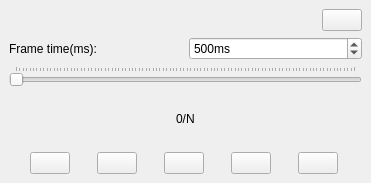
<?xml version="1.0" encoding="UTF-8"?>
<ui version="4.0">
 <class>AnimateWidget</class>
 <widget class="QDockWidget" name="AnimateWidget">
  <property name="geometry">
   <rect>
    <x>0</x>
    <y>0</y>
    <width>371</width>
    <height>183</height>
   </rect>
  </property>
  <property name="contextMenuPolicy">
   <enum>Qt::DefaultContextMenu</enum>
  </property>
  <property name="windowTitle">
   <string>Animate</string>
  </property>
  <widget class="QWidget" name="dockWidgetContents">
   <layout class="QVBoxLayout" name="verticalLayout">
    <item>
     <layout class="QHBoxLayout" name="horizontalLayout_5">
      <item>
       <spacer name="horizontalSpacer_3">
        <property name="orientation">
         <enum>Qt::Horizontal</enum>
        </property>
        <property name="sizeHint" stdset="0">
         <size>
          <width>40</width>
          <height>20</height>
         </size>
        </property>
       </spacer>
      </item>
      <item>
       <widget class="QPushButton" name="helpButton">
        <property name="sizePolicy">
         <sizepolicy hsizetype="Fixed" vsizetype="Fixed">
          <horstretch>0</horstretch>
          <verstretch>0</verstretch>
         </sizepolicy>
        </property>
        <property name="text">
         <string/>
        </property>
        <property name="icon">
         <iconset resource="../../cgallab.qrc">
          <normaloff>:/cgal/icons/resources/help_button.png</normaloff>:/cgal/icons/resources/help_button.png</iconset>
        </property>
       </widget>
      </item>
     </layout>
    </item>
    <item>
     <layout class="QHBoxLayout" name="horizontalLayout_2">
      <item>
       <widget class="QLabel" name="label">
        <property name="text">
         <string>Frame time(ms):</string>
        </property>
       </widget>
      </item>
      <item>
       <widget class="QSpinBox" name="frame_time">
        <property name="suffix">
         <string>ms</string>
        </property>
        <property name="minimum">
         <number>1</number>
        </property>
        <property name="maximum">
         <number>9999</number>
        </property>
        <property name="value">
         <number>500</number>
        </property>
       </widget>
      </item>
     </layout>
    </item>
    <item>
     <layout class="QHBoxLayout" name="horizontalLayout_3">
      <item>
       <widget class="QSlider" name="frameSlider">
        <property name="orientation">
         <enum>Qt::Horizontal</enum>
        </property>
        <property name="tickPosition">
         <enum>QSlider::TicksAbove</enum>
        </property>
       </widget>
      </item>
     </layout>
    </item>
    <item>
     <layout class="QHBoxLayout" name="horizontalLayout_4">
      <item>
       <spacer name="horizontalSpacer">
        <property name="orientation">
         <enum>Qt::Horizontal</enum>
        </property>
        <property name="sizeHint" stdset="0">
         <size>
          <width>40</width>
          <height>20</height>
         </size>
        </property>
       </spacer>
      </item>
      <item>
       <widget class="QLabel" name="frameLabel">
        <property name="text">
         <string>0/N</string>
        </property>
       </widget>
      </item>
      <item>
       <spacer name="horizontalSpacer_2">
        <property name="orientation">
         <enum>Qt::Horizontal</enum>
        </property>
        <property name="sizeHint" stdset="0">
         <size>
          <width>40</width>
          <height>20</height>
         </size>
        </property>
       </spacer>
      </item>
     </layout>
    </item>
    <item>
     <layout class="QHBoxLayout" name="horizontalLayout">
      <item>
       <widget class="QPushButton" name="startButton">
        <property name="sizePolicy">
         <sizepolicy hsizetype="Fixed" vsizetype="Fixed">
          <horstretch>0</horstretch>
          <verstretch>0</verstretch>
         </sizepolicy>
        </property>
        <property name="text">
         <string/>
        </property>
        <property name="icon">
         <iconset resource="../../cgallab.qrc">
          <normaloff>:/cgal/icons/resources/play.jpeg</normaloff>:/cgal/icons/resources/play.jpeg</iconset>
        </property>
       </widget>
      </item>
      <item>
       <widget class="QPushButton" name="stopButton">
        <property name="sizePolicy">
         <sizepolicy hsizetype="Fixed" vsizetype="Fixed">
          <horstretch>0</horstretch>
          <verstretch>0</verstretch>
         </sizepolicy>
        </property>
        <property name="text">
         <string/>
        </property>
        <property name="icon">
         <iconset resource="../../cgallab.qrc">
          <normaloff>:/cgal/icons/resources/pause.jpeg</normaloff>:/cgal/icons/resources/pause.jpeg</iconset>
        </property>
       </widget>
      </item>
      <item>
       <widget class="QPushButton" name="prevButton">
        <property name="sizePolicy">
         <sizepolicy hsizetype="Fixed" vsizetype="Fixed">
          <horstretch>0</horstretch>
          <verstretch>0</verstretch>
         </sizepolicy>
        </property>
        <property name="text">
         <string/>
        </property>
        <property name="icon">
         <iconset resource="../../cgallab.qrc">
          <normaloff>:/cgal/icons/resources/left_arrow.png</normaloff>:/cgal/icons/resources/left_arrow.png</iconset>
        </property>
       </widget>
      </item>
      <item>
       <widget class="QPushButton" name="nextButton">
        <property name="sizePolicy">
         <sizepolicy hsizetype="Fixed" vsizetype="Fixed">
          <horstretch>0</horstretch>
          <verstretch>0</verstretch>
         </sizepolicy>
        </property>
        <property name="text">
         <string/>
        </property>
        <property name="icon">
         <iconset resource="../../cgallab.qrc">
          <normaloff>:/cgal/icons/resources/right_arrow.png</normaloff>:/cgal/icons/resources/right_arrow.png</iconset>
        </property>
       </widget>
      </item>
      <item>
       <widget class="QPushButton" name="resetButton">
        <property name="sizePolicy">
         <sizepolicy hsizetype="Fixed" vsizetype="Fixed">
          <horstretch>0</horstretch>
          <verstretch>0</verstretch>
         </sizepolicy>
        </property>
        <property name="text">
         <string/>
        </property>
        <property name="icon">
         <iconset resource="../../cgallab.qrc">
          <normaloff>:/cgal/icons/resources/reset.jpg</normaloff>:/cgal/icons/resources/reset.jpg</iconset>
        </property>
       </widget>
      </item>
     </layout>
    </item>
   </layout>
  </widget>
 </widget>
 <resources>
  <include location="../../cgallab.qrc"/>
  <include location="../../cgallab.qrc"/>
 </resources>
 <connections/>
</ui>
